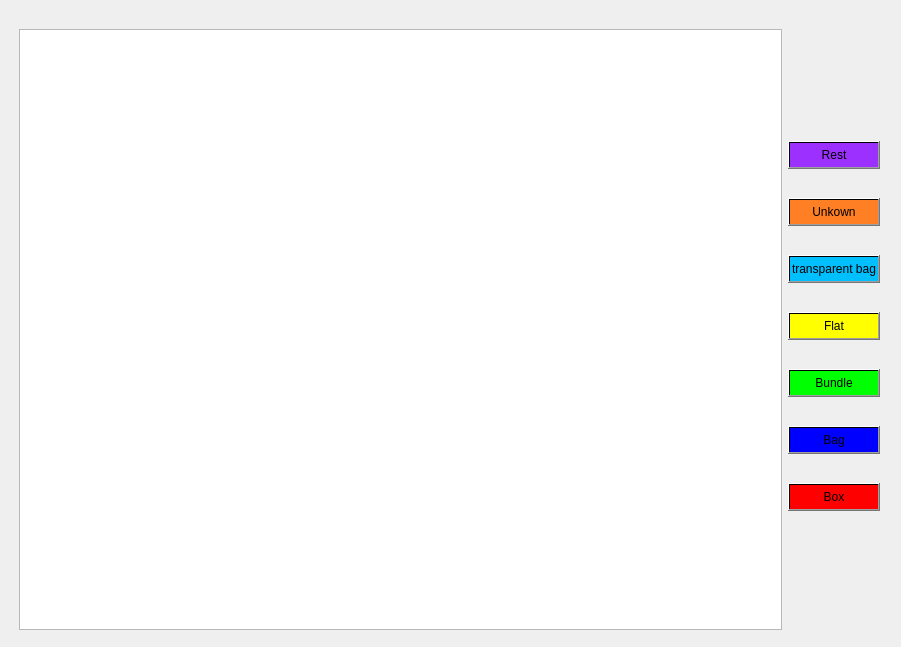
<?xml version="1.0" encoding="UTF-8"?>
<ui version="4.0">
 <class>Widget</class>
 <widget class="QWidget" name="Widget">
  <property name="geometry">
   <rect>
    <x>0</x>
    <y>0</y>
    <width>901</width>
    <height>647</height>
   </rect>
  </property>
  <property name="windowTitle">
   <string>Widget</string>
  </property>
  <widget class="QWidget" name="horizontalLayoutWidget">
   <property name="geometry">
    <rect>
     <x>19</x>
     <y>29</y>
     <width>861</width>
     <height>601</height>
    </rect>
   </property>
   <layout class="QHBoxLayout" name="horizontalLayout">
    <item>
     <widget class="QGraphicsView" name="graphicsView"/>
    </item>
    <item>
     <layout class="QVBoxLayout" name="verticalLayout">
      <item>
       <widget class="QLabel" name="label">
        <property name="maximumSize">
         <size>
          <width>16777215</width>
          <height>60</height>
         </size>
        </property>
        <property name="text">
         <string/>
        </property>
       </widget>
      </item>
      <item>
       <widget class="QPushButton" name="restButton">
        <property name="styleSheet">
         <string notr="true">background-color: qlineargradient(spread:pad, x0:0, y0:0, x0:1, y0:0, stop:0 rgba(155, 48, 255, 255));
height: 20px;</string>
        </property>
        <property name="text">
         <string>Rest</string>
        </property>
       </widget>
      </item>
      <item>
       <widget class="QPushButton" name="unknownButton">
        <property name="styleSheet">
         <string notr="true">background-color: qlineargradient(spread:pad, x0:0, y0:0, x0:1, y0:0, stop:0 rgba(255, 127, 36, 255));
height: 20px;</string>
        </property>
        <property name="text">
         <string>Unkown</string>
        </property>
       </widget>
      </item>
      <item>
       <widget class="QPushButton" name="transaprentBagButton">
        <property name="styleSheet">
         <string notr="true">background-color: qlineargradient(spread:pad, x0:0, y0:0, x0:1, y0:0, stop:0 rgba(0, 191, 255, 255));
height: 20px;</string>
        </property>
        <property name="text">
         <string>transparent bag</string>
        </property>
       </widget>
      </item>
      <item>
       <widget class="QPushButton" name="flatButton">
        <property name="styleSheet">
         <string notr="true">background-color: qlineargradient(spread:pad, x0:0, y0:0, x0:1, y0:0, stop:0 rgba(255, 255, 0, 255));
height: 20px;</string>
        </property>
        <property name="text">
         <string>Flat</string>
        </property>
       </widget>
      </item>
      <item>
       <widget class="QPushButton" name="bundleButton">
        <property name="styleSheet">
         <string notr="true">background-color: qlineargradient(spread:pad, x0:0, y0:0, x0:1, y0:0, stop:0 rgba(0, 255, 0, 255));
height: 20px;</string>
        </property>
        <property name="text">
         <string>Bundle</string>
        </property>
       </widget>
      </item>
      <item>
       <widget class="QPushButton" name="bagButton">
        <property name="styleSheet">
         <string notr="true">background-color: qlineargradient(spread:pad, x0:0, y0:0, x0:1, y0:0, stop:0 rgba(0, 0, 255, 255));
height: 20px;</string>
        </property>
        <property name="text">
         <string>Bag</string>
        </property>
       </widget>
      </item>
      <item>
       <widget class="QPushButton" name="boxButton">
        <property name="styleSheet">
         <string notr="true">background-color: qlineargradient(spread:pad, x0:0, y0:0, x0:1, y0:0, stop:0 rgba(255, 0, 0, 255));
height: 20px;</string>
        </property>
        <property name="text">
         <string>Box</string>
        </property>
       </widget>
      </item>
      <item>
       <widget class="QLabel" name="label_2">
        <property name="maximumSize">
         <size>
          <width>16777215</width>
          <height>60</height>
         </size>
        </property>
        <property name="text">
         <string/>
        </property>
       </widget>
      </item>
     </layout>
    </item>
   </layout>
  </widget>
 </widget>
 <resources/>
 <connections/>
</ui>
